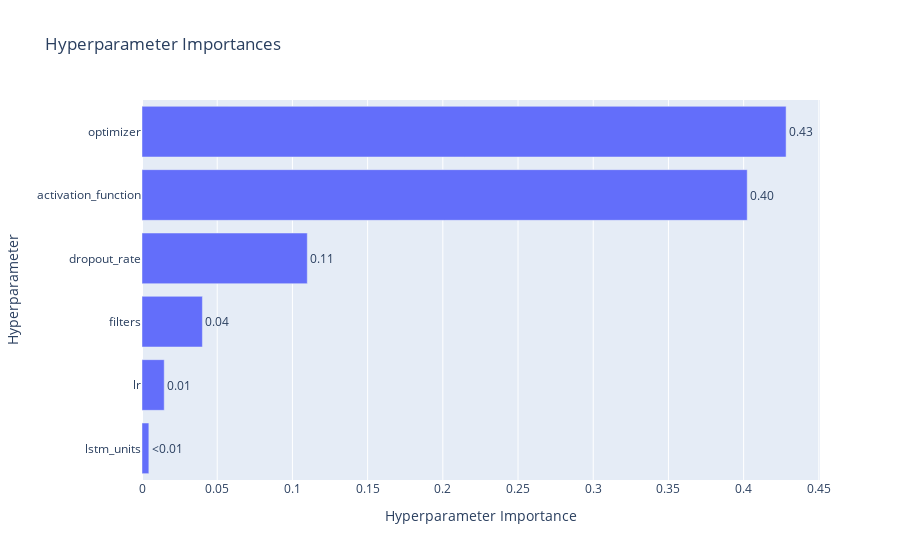

The notebook cell this image was saved under:
### Code cell
optuna.visualization.plot_param_importances(study)

### Figure 1 — Plotly figure (JSON) as saved in the notebook; plotly's stock layout.template omitted (floating-point values rounded to 4 significant figures)
{"data": [{"cliponaxis": false, "hovertemplate": ["lstm_units (CategoricalDistribution): 0.004556695509451117<extra></extra>", "lr (FloatDistribution): 0.014782606763832492<extra></extra>", "filters (CategoricalDistribution): 0.04015742306664268<extra></extra>", "dropout_rate (FloatDistribution): 0.10989242196468056<extra></extra>", "activation_function (CategoricalDistribution): 0.402382897531208<extra></extra>", "optimizer (CategoricalDistribution): 0.42822795516418544<extra></extra>"], "name": "Objective Value", "orientation": "h", "text": ["<0.01", "0.01", "0.04", "0.11", "0.40", "0.43"], "textposition": "outside", "type": "bar", "x": [0.004557, 0.01478, 0.04016, 0.1099, 0.4024, 0.4282], "y": ["lstm_units", "lr", "filters", "dropout_rate", "activation_function", "optimizer"]}], "layout": {"title": {"text": "Hyperparameter Importances"}, "xaxis": {"title": {"text": "Hyperparameter Importance"}}, "yaxis": {"title": {"text": "Hyperparameter"}}}}
